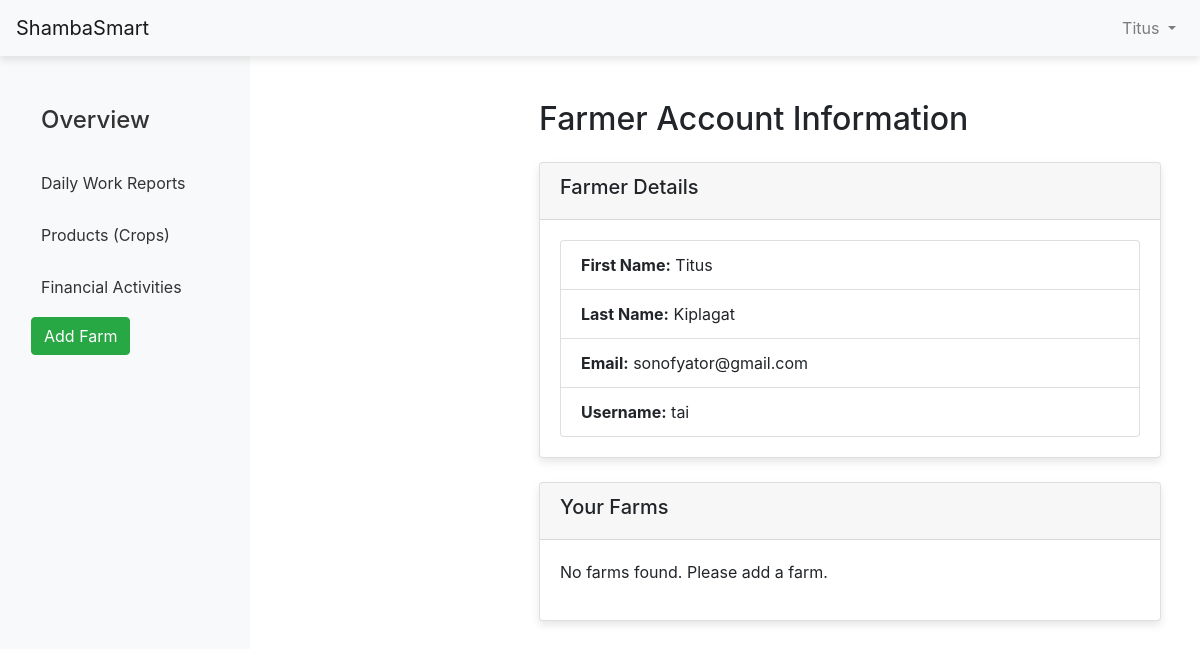
/account (signed in), run on the app's committed database.
### website/models.py (models this page shows)
class Farmer(db.Model, UserMixin):
    id = db.Column(db.Integer, primary_key=True)
    first_name = db.Column(db.String(50))
    last_name = db.Column(db.String(50))
    email = db.Column(db.String(150), unique=True)
    username = db.Column(db.String(80), unique=True, nullable=False)
    password = db.Column(db.String(200), nullable=False)
    farms = db.relationship('Farm', backref='farmer', lazy=True)
    crops = db.relationship('Crop', back_populates='farmer', lazy=True)

### website/views.py (the view, shortened to what this page needs)
@views.route('/account', methods=['GET', 'POST'])
@login_required
def account():
    user = current_user
    farms = user.farms
    return render_template('account.html', user=user, farm=farms)

### website/templates/account.html
{% extends "base.html" %}
{% block content %}
<div class="container mt-4">
    <h2 class="mb-4">Farmer Account Information</h2>
    <div class="card">
        <div class="card-header">
            <h5>Farmer Details</h5>
        </div>
        <div class="card-body">
            <ul class="list-group">
                <li class="list-group-item"><strong>First Name:</strong> {{ user.first_name }}</li>
                <li class="list-group-item"><strong>Last Name:</strong> {{ user.last_name }}</li>
                <li class="list-group-item"><strong>Email:</strong> {{ user.email }}</li>
                <li class="list-group-item"><strong>Username:</strong> {{ user.username }}</li>
            </ul>
        </div>
    </div>
    <div class="card mt-4">
        <div class="card-header">
            <h5>Your Farms</h5>
        </div>
        <div class="card-body">
            {% if farms %}
                <ul class="list-group">
                    {% for farm in farms %}
                        <li class="list-group-item">
                            <strong>Farm Name:</strong> {{ farm.name }}<br>
                            <strong>Location:</strong> {{ farm.location }}<br>
                            <strong>Size:</strong> {{ farm.size }} acres
                        </li>
                    {% endfor %}
                </ul>
            {% else %}
                <p>No farms found. Please add a farm.</p>
            {% endif %}
        </div>
    </div>
</div>
{% endblock %}

### website/templates/base.html (shortened to what this page needs)
<!DOCTYPE html>
<html lang="en">
<head>
    <link rel="stylesheet" href="https://stackpath.bootstrapcdn.com/bootstrap/4.5.2/css/bootstrap.min.css">
    <link rel="stylesheet" href="{{ url_for('static', filename='styles.css') }}">
</head>
<body>
    <nav class="navbar navbar-expand-lg navbar-light bg-light">
        <a class="navbar-brand" href="{{ url_for('views.home') }}">ShambaSmart</a>
        <ul class="navbar-nav ml-auto">
            <li class="nav-item dropdown">
                <a class="nav-link dropdown-toggle" href="#" id="userDropdown" role="button" data-toggle="dropdown">
                    {{ current_user.first_name }}
                </a>
            </li>
        </ul>
    </nav>
    <div class="container-fluid">
        <div class="row">
            <div class="col-auto sidebar" id="sidebar">
                <div class="d-flex flex-column p-3">
                    <ul class="nav flex-column">
                        <li class="nav-item mb-2">
                            <a href="{{ url_for('views.home') }}" class="nav-link"><h4>Overview</h4></a>
                        </li>
                        <li class="nav-item mb-2">
                            <a href="{{ url_for('views.daily_reports') }}" class="nav-link">Daily Work Reports</a>
                        </li>
                        <li class="nav-item mb-2">
                            <a href="{{ url_for('views.products') }}" class="nav-link">Products (Crops)</a>
                        </li>
                        <li class="nav-item mb-2">
                            <a href="{{ url_for('views.financial_activities') }}" class="nav-link">Financial Activities</a>
                        </li>
                        <li class="nav-item mb-2">
                            <a href="{{ url_for('views.add_farm') }}" class="btn btn-success">Add Farm</a>
                        </li>
                    </ul>
                </div>
            </div>
            <main role="main" class="col px-md-4">
                <div class="content">
                    {% block content %}
                    {% endblock %}
                </div>
            </main>
        </div>
    </div>
</body>
</html>

### website/static/styles.css (style rules this page uses)
.sidebar { width: 250px; background-color: #f8f9fa; min-height: 100vh; }
.sidebar .nav-link { color: #333; padding: 10px; }
main { margin-left: 250px; padding-top: 20px; }
.card { box-shadow: 0 4px 8px rgba(0, 0, 0, 0.1); }
.navbar { z-index: 999; position: sticky; top: 0; width: 100%; box-shadow: 0 4px 8px rgba(0, 0, 0, 0.1); }

### data on the page
Farmer: first_name "Titus", last_name "Kiplagat", email "sonofyator@gmail.com", username "tai"
